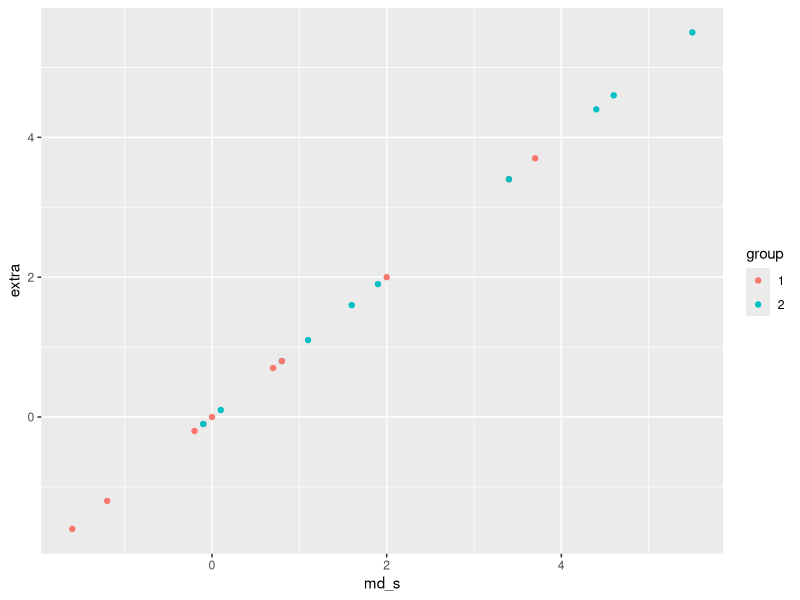

Reproduce this figure in R. (Note: this script raises an error after producing the figure.)
## Mid-term exam  | Data science for psychologists (Summer 2018)
## Name: SHANY LEVI | Student ID: 01/874535
## 2018 06 04
## ~~~~~~~~~~~~~~~~~~~~~~~~~~~~~~~~~~~~~~~~~~~~~~~~~~~~~~~~~ ##

## Preparations: ----- 

library(tidyverse)
pt <- 0 # initialize point score

## Task 1: -----

## (a) Saving and inspecting data:
sp <- as_tibble(sleep)
dim(sp)

## Answer: The sleep data contains 20 rows and 3 columns. 

## (b)  compute the number of observations (rows) by group and key descriptives (their mean, median, and standard deviation).

sp

sp %>%
  group_by(ID) %>%
  summarise(n = n(),
            mn_s = mean(extra),
            sd_s = sd (extra),
            md_s = median (extra))

# (Almost right: Group by group, rather than by ID.)

## (C) Use ggplot to create a graph that shows the medians and raw values of extra sleep time by group

sp_c <- sp %>%
  group_by(ID, group, extra) %>%
  summarise(n = n(),
            mn_s = mean(extra),
            sd_s = sd (extra),
            md_s = median (extra))

ggplot(data = sp_c ) + 
  geom_point(mapping = aes(x = md_s, y= extra, color = group))

# No need to first transform sp into another data table.

             
## (D)  Reformat the sleep data in sp so that the 2 groups appear in 2 lines (rows) and 10 subject IDs as 10 columns

sp

tidyr::spread

spread(sp, key = ID, value = extra)

# Good!

pt <- pt + 5  # good!
  

## Task 3 -----

dplyr::starwars
  
# (a) Save the tibble dplyr::starwars as sw and report its dimensions

tb <- as_tibble(starwars) 
tb
## answer :  The starwars contains 87 rows and 13 columns

# (b) How many missing (NA) values does sw contain
sum(is.na(tb))
## answer: 101

tb %>%
 filter(is.na(homeworld), !is.na(mass) | !is.na(birth_year)) 
## answer: Yoda, IG-88, Qui-Gon

# (c) How many humans are contained in sw overall and by gender?

tb %>%
  filter(species == "Human") %>%
  group_by(gender) %>%
  count()
## answer: 25 
## 35 (9 female + 26 male)

# How many and which individuals in sw are neither male nor female?
tb %>%
  filter(gender == 'male' | gender == 'female') %>%
  count()
## answer: 6, include NA

## Good try, but simpler:
tb %>%
  filter(gender != "male" & gender != "female") %>%
  .$name

# Of which species in sw exist at least 2 different gender values?
tb %>%
  group_by(species) %>%
  filter(gender == 'male', gender == 'female')

sw %>%
  group_by(species, gender) %>%
  count() %>%  # table shows species by gender: 
  group_by(species) %>%  # Which species appear more than once in this table? 
  count() %>%
  filter(nn > 1)

# (d) From which homeworld do the most indidividuals (rows) come from?
tb %>%
  group_by(homeworld) %>%
  count() %>%
  arrange(desc(n))
# asnwer: Naboo

# What is the mean height of all individuals with orange eyes from the most popular homeworld
tb %>%
  filter(homeworld == "Naboo") %>%
  group_by(eye_color == "orange") %>%
  summarise(n = n(),
            mn_h = mean(height))
# answer: 163

# Not quite, try: 
tb %>% 
  filter(homeworld == "Naboo", eye_color == "orange") %>%
  summarise(n = n(),
            mn_height = mean(height))


# (e) Compute the median, mean, and standard deviation of height for all droids
tb %>%
  # group_by(name) %>% # Why?
  filter(species == "Droid") %>%
  summarise(n = n(),
            mn_s = mean(height, na.rm = TRUE),
            sd_s = sd (height, na.rm = TRUE),
            md_s = median (height, na.rm = TRUE))
# ?starwars

# Compute the average height and mass by species and save the result as h_m
h_m <- tb %>%
  group_by(species) %>%
  summarise(n = n(),
            mn_h = mean(height, na.rm = TRUE),
            mn_m = mean(mass,  na.rm = TRUE))
 
# Sort h_m to list the 3 species with the smallest individuals (in terms of mean height)
h_m %>%
  arrange(mn_h)

# Sort h_m to list the 3 species with the heaviest individuals (in terms of median mass
h_m %>%
  arrange(desc(mn_m))

pt <- pt + 10 # very good.


## Task 5 -----

iris

# (a) 

ir <- as_tibble(iris)
ir

sum(is.na(ir))
# answer: no

# (c) Create a histogram that shows the distribution of Sepal.Width 
#     values across all species
ggplot(data = ir) +
  geom_histogram(mapping = aes(x = Sepal.Width), binwidth = 0.5)

# (d) Create a plot that shows the shape of the distribution of Sepal.Width
# values for each species

pt <- pt + 3 

## ~~~~~~~~~~~~~~~~~~~~~~~~~~~~~~~~~~~~~~~~~~~~~~~~~~~~~~~~~ ##

# Total of 18 points (out of 50).
# Grade: 2.3. Good, but with room for improvement...  

## ~~~~~~~~~~~~~~~~~~~~~~~~~~~~~~~~~~~~~~~~~~~~~~~~~~~~~~~~~ ##
## End of file. ----- 

